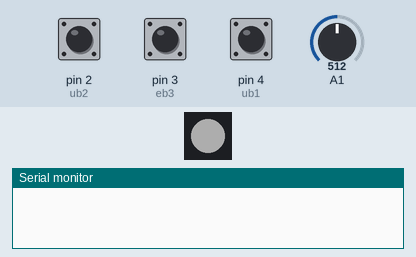
Recording of a sketch running on a simulated Arduino Uno, built with avr-gcc and run on an emulated ATmega328P. Parts: 1 RGB LEDs in strip order, left to right, the last lines printed to the serial monitor. Inputs (shaded band) come from the test bench; at power-on: pin 4 (ub1) HIGH, A1 = 512, pin 2 (ub2) HIGH, pin 3 (eb3) HIGH. Dim RGB values are drawn brighter than linear.

Above: at 5.2 s.
5.3 s: pin 4 (ub1) pulled LOW for 3.2 s
At 8.0 s:
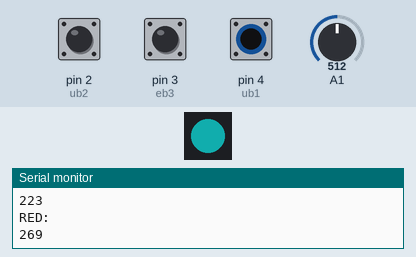
10.0 s: A1 set to 12
At 10.4 s:
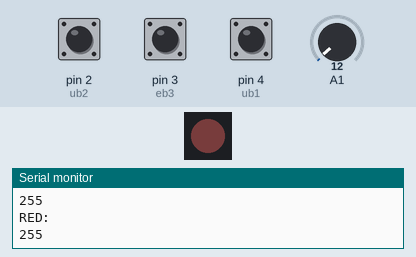
11.5 s: A1 set to 9
At 12.8 s:
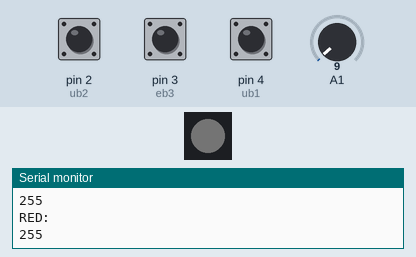
13.1 s: A1 set to 0
At 14.1 s:
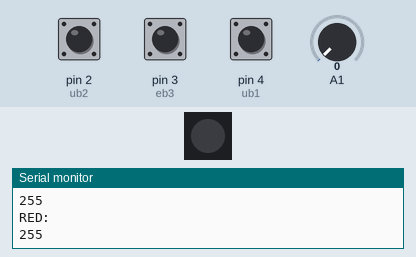
Timing chart, 0 to 16.1 s (numbered marks = the images above; inputs shaded):
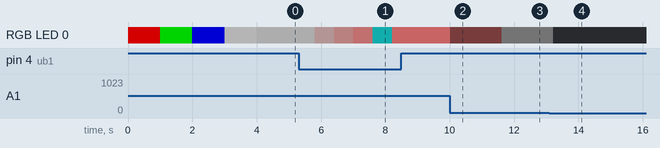

The sketch:

HW4-RGBLED.ino
```cpp
/*
Upon reboot/reset, RGB will be turned on in half brightness separately in red green and blue each
for one second then RGB stays white color in half brightness for 1 second

Use the potentionmeter to control the brightness of RGB

Use the 3 buttons to contorl the colors
  Button UB1 to increase the intensity of the chosen color
  Button UB2 to decrease the intensity of the chosen color
  Button EB3 to toggle the chosen color red green blue
*/

#include <Adafruit_NeoPixel.h>

#define eb3 3
#define ub1 4
#define ub2 2

#define eb3ButtonRead digitalRead(3)
#define ub1ButtonRead digitalRead(4)
#define ub2ButtonRead digitalRead(2)
#define potRead analogRead(A1)

Adafruit_NeoPixel RGB(1, 38, NEO_GRB + NEO_KHZ800);

#define rgbRed RGB.setPixelColor(0, RGB.Color(255, 0, 0))
#define rgbGreen RGB.setPixelColor(0, RGB.Color(0, 255, 0))
#define rgbBlue RGB.setPixelColor(0, RGB.Color(0, 0, 255))
#define rgbWhite RGB.setPixelColor(0, RGB.Color(128, 128, 128))


short brightness = 128;
short redIntensity = 128;
short blueIntensity = 128;
short greenIntensity = 128;

short chosenColor = 0;
//0=red 1=green 2=blue 3=white


void setup() {
  Serial.begin(9600);

  pinMode(eb3, INPUT_PULLUP);
  pinMode(ub1, INPUT_PULLUP);
  pinMode(ub2, INPUT_PULLUP);

  RGB.begin();
  RGB.setBrightness(brightness);

  rgbRed;
  RGB.show();
  delay(1000);
  rgbGreen;
  RGB.show();
  delay(1000);
  rgbBlue;
  RGB.show();
  delay(1000);
  rgbWhite;
  RGB.show();
  delay(1000);

}

void loop() {

  potBrightness();
  delay(200);
  cycleColor();
  delay(200);

}

void increaseBrightness(){
  if(!ub1ButtonRead){
    brightness += 10;
    RGB.setBrightness(brightness);
    RGB.show();
  }
}

void decreaseBrightness(){
  if(!ub2ButtonRead){
    brightness -= 10;
    RGB.setBrightness(brightness);
    RGB.show();
  }
}

void potBrightness(){
  brightness = map(potRead, 0, 1023, 0, 200);
  RGB.setBrightness(brightness);
  RGB.setPixelColor(0, RGB.Color(redIntensity, greenIntensity, blueIntensity));
  RGB.show();
}

void cycleColor(){
  if(!eb3ButtonRead){
    delay(200);
    chosenColor = (chosenColor + 1) % 3;
    Serial.println(chosenColor);
  }
  switch(chosenColor){
      case 0:
        if(!ub1ButtonRead){
            delay(200);
            redIntensity = min(redIntensity *= 1.1, 255);
            Serial.println("RED: ");
            Serial.println(redIntensity);}
        if(!ub2ButtonRead){
            delay(200);
            redIntensity = max(redIntensity *= .9, 255);
            Serial.println("RED: ");
            Serial.println(redIntensity);
            }
        break;
      case 1:
        if(!ub1ButtonRead){
            delay(200);
            greenIntensity = min(greenIntensity *= 1.1, 255);
            Serial.println("GREEN: ");
            Serial.println(greenIntensity);
          }
        if(!ub2ButtonRead){
          delay(200);
          greenIntensity = max(greenIntensity *= .9, 255);
          Serial.println("GREEN: ");
          Serial.println(greenIntensity);
          }
        break;
      case 2:
        if(!ub1ButtonRead){
          delay(200);
          blueIntensity = min(blueIntensity *= 1.1, 255);
          Serial.println("BLUE: ");
          Serial.println(blueIntensity);}
        if(!ub2ButtonRead){
          delay(200);
          blueIntensity = max(blueIntensity *= .9, 255);
          Serial.println("BLUE: ");
          Serial.println(blueIntensity);
          }
        break;
      default:
        break;
    }
}
```

Measured:
- after the input at 5.3 s, RGB LED 0: RGB(50, 50, 50) → RGB(60, 50, 50) after 0.50 s, → RGB(72, 50, 50) 0.60 s later, → RGB(87, 50, 50) 0.60 s later, → RGB(5, 50, 50) 0.60 s later, … (5 changes in this stretch)
- after the input at 10.0 s, RGB LED 0: RGB(100, 50, 50) → RGB(2, 1, 1) at once
- after the input at 11.5 s, RGB LED 0: RGB(2, 1, 1) → RGB(1, 1, 1) after 0.11 s
- after the input at 13.1 s, RGB LED 0: RGB(1, 1, 1) → off after 0.11 s
